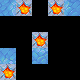

This game map was drawn from its Tiled (.tmx) file and the tilesets committed beside it. A one-line description and the full map source follow:
An orthogonal 5x5 tile map with 16x16 px tiles, 4 tile layers (regions, input_Floor, input_Floor, output_Floor), 5 tilesets.

<map version="1.0" orientation="orthogonal" width="5" height="5" tilewidth="16" tileheight="16">
 <tileset firstgid="1" name="ground" tilewidth="16" tileheight="16">
  <image source="../assets/tileset-ground.png" width="48" height="16" />
 </tileset>
 <tileset firstgid="4" name="misc" tilewidth="16" tileheight="16">
  <image source="../assets/tileset-misc.png" width="64" height="16" />
  <tile id="3">
   <properties>
    <property name="goal" value="true" />
   </properties>
  </tile>
 </tileset>
 <tileset firstgid="8" name="pushblocks" tilewidth="16" tileheight="16">
  <image source="../assets/tileset-pushblocks.png" width="48" height="16" />
  <tile id="1">
   <properties>
    <property name="goal" value="true" />
    <property name="sprite" value="assets/frozen.sprite" />
   </properties>
  </tile>
 </tileset>
 <tileset firstgid="11" name="rocks" tilewidth="16" tileheight="16">
  <properties>
   <property name="collision" value="true" />
  </properties>
  <image source="../assets/tileset-rocks.png" width="256" height="48" />
 </tileset>
 <tileset firstgid="59" name="slippery" tilewidth="16" tileheight="16">
  <properties>
   <property name="slippery_block" value="true" />
   <property name="slippery_player" value="true" />
  </properties>
  <image source="../assets/tileset-slippery.png" width="256" height="48" />
 </tileset>
 <layer name="regions" width="5" height="5">
  <properties>
   <property name="DeleteTiles" value="1" />
  </properties>
  <data>
   <tile gid="2" />
   <tile gid="2" />
   <tile gid="0" />
   <tile gid="2" />
   <tile gid="2" />
   <tile gid="0" />
   <tile gid="0" />
   <tile gid="0" />
   <tile gid="0" />
   <tile gid="0" />
   <tile gid="0" />
   <tile gid="0" />
   <tile gid="2" />
   <tile gid="0" />
   <tile gid="0" />
   <tile gid="2" />
   <tile gid="0" />
   <tile gid="2" />
   <tile gid="0" />
   <tile gid="0" />
   <tile gid="2" />
   <tile gid="0" />
   <tile gid="0" />
   <tile gid="0" />
   <tile gid="0" />
  </data>
 </layer>
 <layer name="input_Floor" width="5" height="5">
  <properties>
   <property name="DeleteTiles" value="1" />
  </properties>
  <data>
   <tile gid="82" />
   <tile gid="59" />
   <tile gid="0" />
   <tile gid="59" />
   <tile gid="82" />
   <tile gid="0" />
   <tile gid="0" />
   <tile gid="0" />
   <tile gid="0" />
   <tile gid="0" />
   <tile gid="0" />
   <tile gid="0" />
   <tile gid="59" />
   <tile gid="0" />
   <tile gid="0" />
   <tile gid="82" />
   <tile gid="0" />
   <tile gid="82" />
   <tile gid="0" />
   <tile gid="0" />
   <tile gid="59" />
   <tile gid="0" />
   <tile gid="0" />
   <tile gid="0" />
   <tile gid="0" />
  </data>
 </layer>
 <layer name="input_Floor" width="5" height="5">
  <properties>
   <property name="DeleteTiles" value="1" />
  </properties>
  <data>
   <tile gid="82" />
   <tile gid="7" />
   <tile gid="0" />
   <tile gid="7" />
   <tile gid="82" />
   <tile gid="0" />
   <tile gid="0" />
   <tile gid="0" />
   <tile gid="0" />
   <tile gid="0" />
   <tile gid="0" />
   <tile gid="0" />
   <tile gid="7" />
   <tile gid="0" />
   <tile gid="0" />
   <tile gid="82" />
   <tile gid="0" />
   <tile gid="82" />
   <tile gid="0" />
   <tile gid="0" />
   <tile gid="7" />
   <tile gid="0" />
   <tile gid="0" />
   <tile gid="0" />
   <tile gid="0" />
  </data>
 </layer>
 <layer name="output_Floor" width="5" height="5">
  <properties>
   <property name="DeleteTiles" value="1" />
  </properties>
  <data>
   <tile gid="73" />
   <tile gid="0" />
   <tile gid="0" />
   <tile gid="0" />
   <tile gid="72" />
   <tile gid="0" />
   <tile gid="0" />
   <tile gid="0" />
   <tile gid="0" />
   <tile gid="0" />
   <tile gid="0" />
   <tile gid="0" />
   <tile gid="0" />
   <tile gid="0" />
   <tile gid="0" />
   <tile gid="70" />
   <tile gid="0" />
   <tile gid="74" />
   <tile gid="0" />
   <tile gid="0" />
   <tile gid="0" />
   <tile gid="0" />
   <tile gid="0" />
   <tile gid="0" />
   <tile gid="0" />
  </data>
 </layer>
</map>
